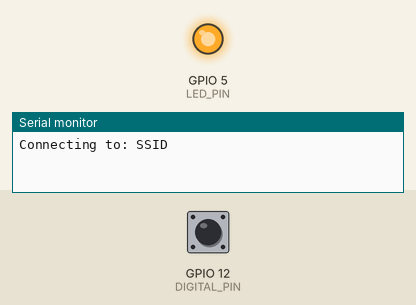
Recording of a sketch running on a simulated ESP8266 (NodeMCU). Parts: output pins drawn as LEDs (lit = HIGH), the last lines printed to the serial monitor. Inputs (shaded band) come from the test bench; at power-on: GPIO 12 (DIGITAL_PIN) HIGH. WiFi joins after 1.5 s; servers stay silent unless stated.

Above: at 0.4 s.
At 2.7 s:
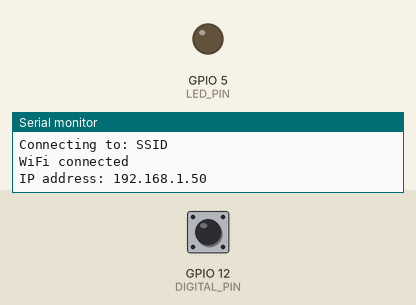
2.8 s: GPIO 12 (DIGITAL_PIN) pulled LOW for 0.25 s
Timing chart, 0 to 5.8 s (numbered marks = the images above; inputs shaded):
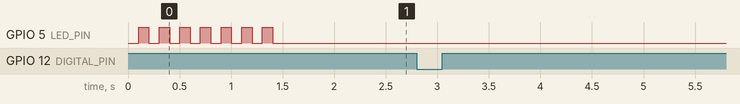

The sketch:

bathroom_monitor_template.ino
```cpp
// Include the ESP8266 WiFi library. (Works a lot like the
// Arduino WiFi library.)
#include <ESP8266WiFi.h>

//////////////////////
// WiFi Definitions //
//////////////////////
const char WiFiSSID[] = "SSID";         // WiFi name
const char WiFiPSK[] = "WIFI_PASSWORD"; // WiFi password

/////////////////////
// Pin Definitions //
/////////////////////
const int LED_PIN = 5;      // Thing's onboard, green LED
const int DIGITAL_PIN = 12; // Digital pin to be read

/////////////////////////
// StatusBoard Details //
/////////////////////////
const char* host = "URL"; // Statusboard URL
const int port = 3000;    // StatusBoard port (default 3000 in development, 80 in production)

//////////////////////
// Bathroom Details //
//////////////////////
const int ROOM = 1;    // Bathroom number
bool OCCUPIED = false; // Assume bathroom is unoccupied when it turns on

///////////////////////////
// Function Declarations //
///////////////////////////
void initHardware();
void connectWiFi();
boolean sendUpdate();
void toggleOccupied();

void setup()
{
  initHardware();             // Setup input/output I/O pins
  connectWiFi();              // Connect to WiFi
  digitalWrite(LED_PIN, LOW); // LED on to indicate connect success
}

void loop()
{
  delay(200);

  if(digitalRead(DIGITAL_PIN) == OCCUPIED) {
    if(sendUpdate())
      toggleOccupied();
    delay(2000); //debouncing
  }
}

void toggleOccupied()
{
  OCCUPIED = !OCCUPIED;
  Serial.println("OCCUPIED: " + String(OCCUPIED));
}

boolean sendUpdate()
{
  WiFiClient client;

  Serial.print("connecting to ");
  Serial.println(host);
  if (!client.connect(host, port)) {
    Serial.println("connection failed");
    return false;
  }

  String url = "/api/bathroom_updates";
  String PostData = "bathroom_update[occupied]=" + String(!OCCUPIED) + "&bathroom_update[room]=" + String(ROOM);

  Serial.print("requesting URL: ");
  Serial.println(url);

  client.println("POST /api/bathroom_updates HTTP/1.1");
  client.println("Host: " + String(host));
  client.println("User-Agent: Arduino/1.0");
  client.println("Connection: close");
  client.print("Content-Length: ");
  client.println(PostData.length());
  client.println();
  client.println(PostData);

  client.stop();
  return true;
}

void connectWiFi()
{
  byte ledStatus = LOW;
  Serial.println();
  Serial.println("Connecting to: " + String(WiFiSSID));
  // Set WiFi mode to station (as opposed to AP or AP_STA)
  WiFi.mode(WIFI_STA);

  // WiFI.begin([ssid], [passkey]) initiates a WiFI connection
  // to the stated [ssid], using the [passkey] as a WPA, WPA2,
  // or WEP passphrase.
  WiFi.begin(WiFiSSID, WiFiPSK);

  // Use the WiFi.status() function to check if the ESP8266
  // is connected to a WiFi network.
  while (WiFi.status() != WL_CONNECTED)
  {
    // Blink the LED
    digitalWrite(LED_PIN, ledStatus); // Write LED high/low
    ledStatus = (ledStatus == HIGH) ? LOW : HIGH;

    // Delays allow the ESP8266 to perform critical tasks
    // defined outside of the sketch. These tasks include
    // setting up, and maintaining, a WiFi connection.
    delay(100);
    // Potentially infinite loops are generally dangerous.
    // Add delays -- allowing the processor to perform other
    // tasks -- wherever possible.
  }
  Serial.println("WiFi connected");
  Serial.print("IP address: ");
  Serial.println(WiFi.localIP());
  Serial.println();
}

void initHardware()
{
  Serial.begin(9600);
  pinMode(DIGITAL_PIN, INPUT_PULLUP); // Setup an input to read
  pinMode(LED_PIN, OUTPUT); // Set LED as output
  digitalWrite(LED_PIN, HIGH); // LED off
}
```
